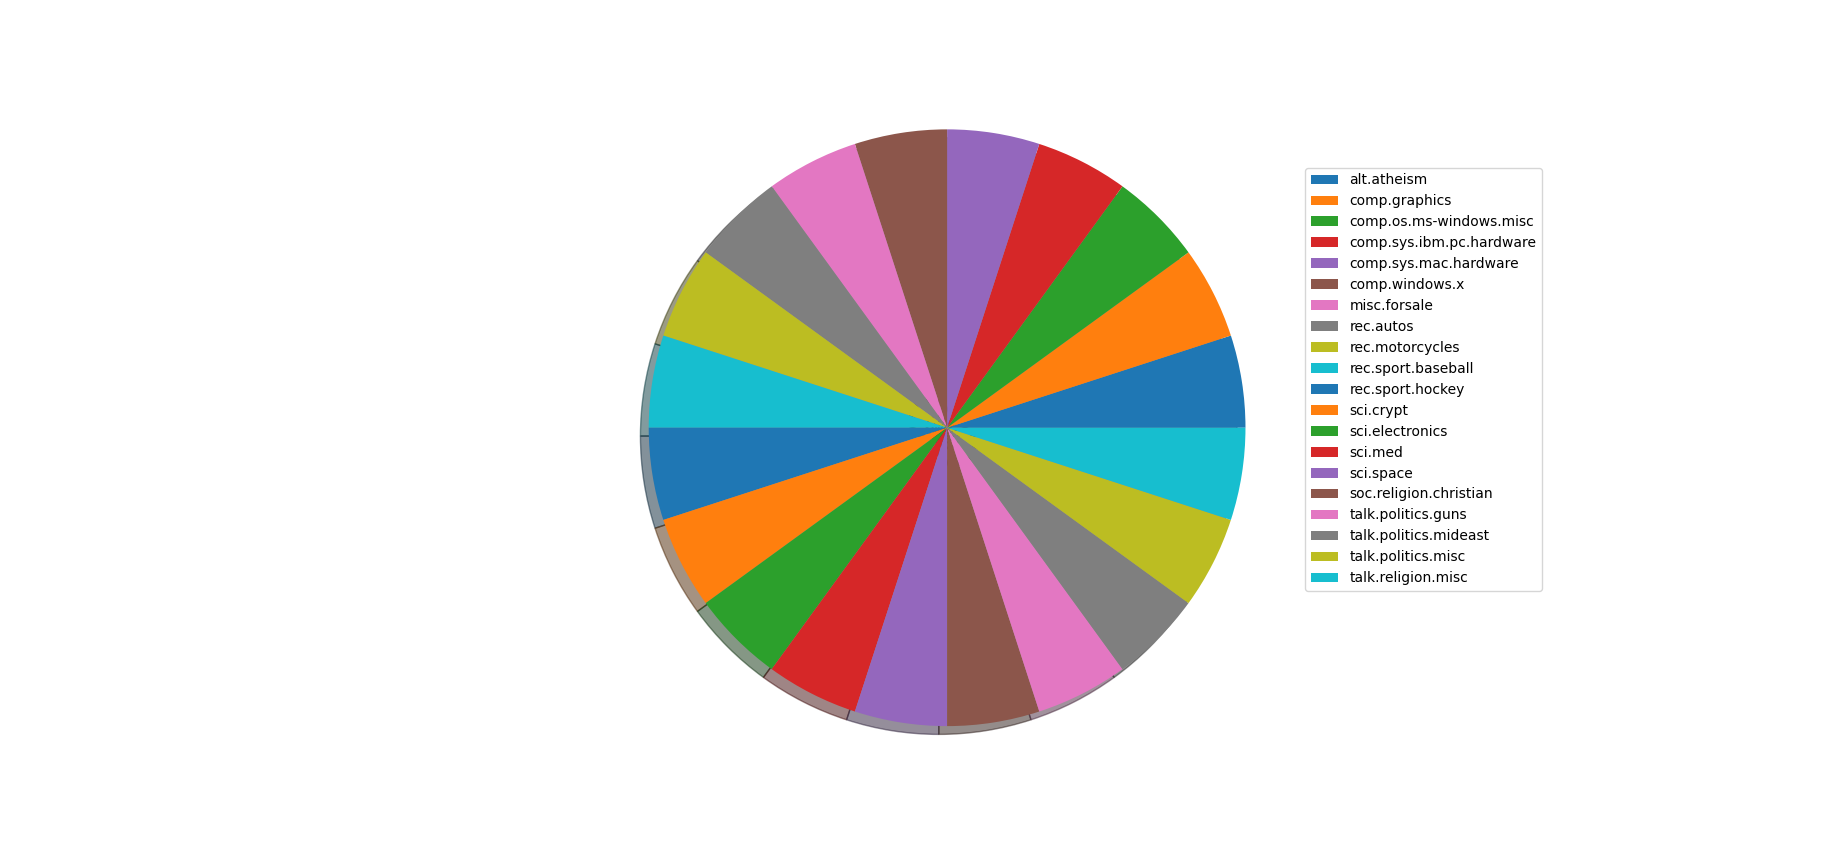

The script that drew this image:
import numpy as np
import pandas as pd
import scipy
import sklearn
import sklearn.metrics as metrics
import matplotlib.pyplot as plt
from collections import Counter

#Pie chart for 20 newsgroups

from sklearn.datasets import fetch_20newsgroups
news_train = fetch_20newsgroups(subset='train', remove=('headers','footers','quotes'), shuffle=True, random_state=42)

fig = plt.figure(figsize=(7,7))
t, s = np.unique(news_train.target_names, return_counts=True)
patches, t = plt.pie(s, shadow=True)

plt.legend(patches, news_train.target_names, loc=(0.75,0.25))
plt.axis('equal')
plt.show()

fig1 = plt.figure(figsize = (7,3),facecolor='w', edgecolor='k')
t1, s1 = np.unique(news_train.target_names, return_counts=True)
plt.bar(t1,s1)
plt.xticks(rotation=90)
plt.title('Distribution of each class in 20 Newsgroups data set')
plt.xlabel('Class')
plt.ylabel('Frequency')
plt.show()
#Zipf's Law plot

def zipfs(text,low=1,up=99):

    counter = Counter(' '.join(text).split())
    
    fig, ax = plt.subplots(1, 1)
    
     
    f = [fr for word, fr in counter.most_common()]
    low = np.percentile(f, low)
    up = np.percentile(f, up)
    f = [fr for fr in f if fr > low and fr <= up]
    
    r = range(1, len(f) + 1)
    
    ax.plot(r, f)
    
    ax.set_xlabel('Rank')
    ax.set_ylabel('Frequency')
    ax.set_title('Zipfs law')
    
    plt.show()

    
    return ax


#Heaps law plot

def heaps(text):

    l = [len(t) for t in text]
    n = [len(set(t.split())) for t in text]
    
    
    fig, ax = plt.subplots(1, 1)
        
    ax.scatter(l, n)
    
    ax.set_xlabel('Length of document')
    ax.set_ylabel('No of unique tokens')
    ax.set_title('Heaps law')
    
    plt.show()

    return ax

zipfs(news_train.data)
heaps(news_train.data)

#suspicious indices
le = [len(t) for t in news_train.data]
u = [len(set(t.split())) for t in news_train.data]
suspicious_indice = [i for i, l in enumerate(le) if l >= 58000 and l <= 60000 and u[i] < 1500]
print(suspicious_indice)
